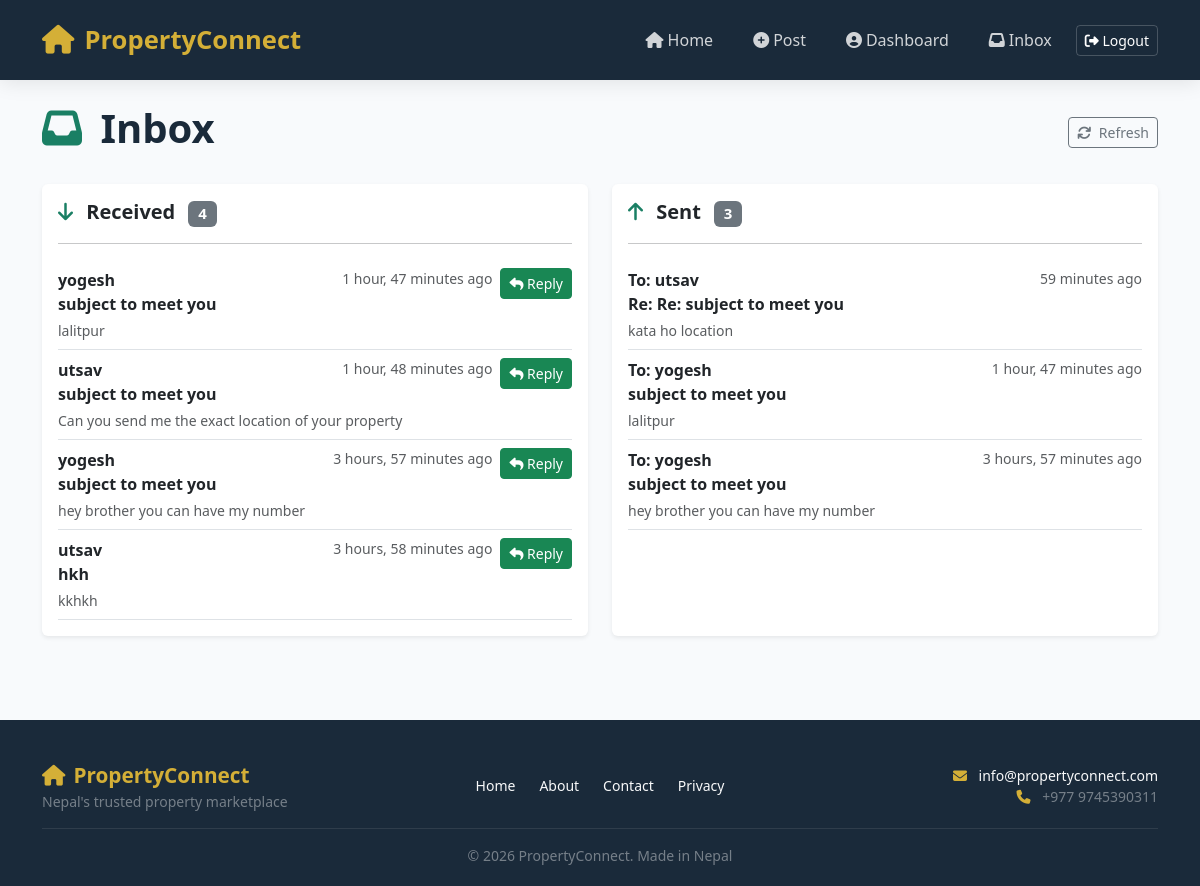
The page /inbox/ (signed in) on the database its author committed.
### main/models.py (models this page shows, shortened)
class Message(models.Model):
    sender = models.ForeignKey(User, on_delete=models.CASCADE, related_name='sent_messages')
    receiver = models.ForeignKey(User, on_delete=models.CASCADE, related_name='received_messages')
    property = models.ForeignKey(PropertyPost, on_delete=models.CASCADE, null=True, blank=True)
    subject = models.CharField(max_length=200)
    message = models.TextField()
    is_read = models.BooleanField(default=False)
    created_at = models.DateTimeField(auto_now_add=True)

### main/views.py (the view)
# urls.py: path('inbox/', views.inbox, name='inbox'),
def inbox(request):
    if not request.user.is_authenticated:
        return redirect('login')
    received = Message.objects.filter(receiver=request.user).order_by('-created_at')
    sent = Message.objects.filter(sender=request.user).order_by('-created_at')
    unread = received.filter(is_read=False)
    for msg in unread:
        msg.is_read = True
        msg.save()
    context = {
        'received': received,
        'sent': sent,
        'unread_count': unread.count(),
    }
    return render(request, 'main/inbox.html', context)

### main/context_processors.py (called while the page is built)
def unread_message_count(request):
    if request.user.is_authenticated:
        count = Message.objects.filter(receiver=request.user, is_read=False).count()
        return {'unread_count': count}
    return {'unread_count': 0}

### main/templates/main/inbox.html (shortened to what this page needs)
{% extends 'main/base.html' %}
{% block content %}
<div class="container py-4">
    <div class="d-flex justify-content-between align-items-center mb-4">
        <h1 class="fw-bold">
            <i class="fas fa-inbox me-2" style="color: #1A7F64;"></i>
            Inbox
        </h1>
        <div>
            <button class="btn btn-outline-secondary btn-sm" onclick="location.reload()">
                <i class="fas fa-sync me-1"></i> Refresh
            </button>
        </div>
    </div>
    <div class="row">
        <div class="col-md-6">
            <div class="card shadow-sm border-0 h-100">
                <div class="card-body">
                    <h5 class="fw-bold">
                        <i class="fas fa-arrow-down me-2" style="color: #1A7F64;"></i>
                        Received
                        <span class="badge bg-secondary ms-2">{{ received|length }}</span>
                    </h5>
                    <hr>
                    {% if received %}
                        {% for msg in received %}
                            <div class="border-bottom py-2 {% if not msg.is_read %}bg-light{% endif %}">
                                <div class="d-flex justify-content-between align-items-start">
                                    <a href="{% url 'message_detail' msg.id %}" class="text-decoration-none text-dark flex-grow-1">
                                        <div class="d-flex justify-content-between">
                                            <strong>{{ msg.sender.username }}</strong>
                                            <small class="text-muted">{{ msg.created_at|timesince }} ago</small>
                                        </div>
                                        <p class="mb-1"><strong>{{ msg.subject }}</strong></p>
                                        <p class="text-muted small mb-0">{{ msg.message|truncatechars:80 }}</p>
                                    </a>
                                    <a href="{% url 'reply_message' msg.id %}" class="btn btn-success btn-sm ms-2 flex-shrink-0">
                                        <i class="fas fa-reply"></i> Reply
                                    </a>
                                </div>
                            </div>
                        {% endfor %}
                    {% else %}
                        <p class="text-muted text-center py-3">No messages received.</p>
                    {% endif %}
                </div>
            </div>
        </div>
        <div class="col-md-6">
            <div class="card shadow-sm border-0 h-100">
                <div class="card-body">
                    <h5 class="fw-bold">
                        <i class="fas fa-arrow-up me-2" style="color: #1A7F64;"></i>
                        Sent
                        <span class="badge bg-secondary ms-2">{{ sent|length }}</span>
                    </h5>
                    <hr>
                    {% if sent %}
                        {% for msg in sent %}
                            <div class="border-bottom py-2">
                                <a href="{% url 'message_detail' msg.id %}" class="text-decoration-none text-dark">
                                    <div class="d-flex justify-content-between">
                                        <strong>To: {{ msg.receiver.username }}</strong>
                                        <small class="text-muted">{{ msg.created_at|timesince }} ago</small>
                                    </div>
                                    <p class="mb-1"><strong>{{ msg.subject }}</strong></p>
                                    <p class="text-muted small mb-0">{{ msg.message|truncatechars:80 }}</p>
                                </a>
                            </div>
                        {% endfor %}
                    {% else %}
                        <p class="text-muted text-center py-3">No messages sent.</p>
                    {% endif %}
                </div>
            </div>
        </div>
    </div>
</div>
{% endblock %}

### main/templates/main/base.html (style rules this page uses)
:root { --primary: #0F4C5C; --secondary: #1A7F64; --gold: #D4AF37; --light-bg: #F8FAFC; --dark-bg: #1A2A3A; --text-dark: #1A2A3A; --text-light: #FFFFFF; --gray: #64748B; --shadow: 0 8px 30px rgba(0,0,0,0.08); }
* { margin: 0; padding: 0; box-sizing: border-box; }
body { background: var(--light-bg); color: var(--text-dark); font-family: 'Segoe UI', Tahoma, Geneva, Verdana, sans-serif; min-height: 100vh; }

### rows shown on the page
Message: sender.username "yogesh", created_at "1 hour, 47 minutes", subject "subject to meet you", message "lalitpur", receiver.username "yogesh"
Message: sender.username "utsav", created_at "1 hour, 48 minutes", subject "subject to meet you", message "Can you send me the exact location of your property"
Message: sender.username "yogesh", created_at "3 hours, 57 minutes", subject "subject to meet you", message "hey brother you can have my number", receiver.username "yogesh"
Message: sender.username "utsav", created_at "3 hours, 58 minutes", subject "hkh", message "kkhkh"
Message: receiver.username "utsav", created_at "59 minutes", subject "Re: Re: subject to meet you", message "kata ho location"

### other values the page prints
{{ received|length }} "4"
{{ sent|length }} "3"
